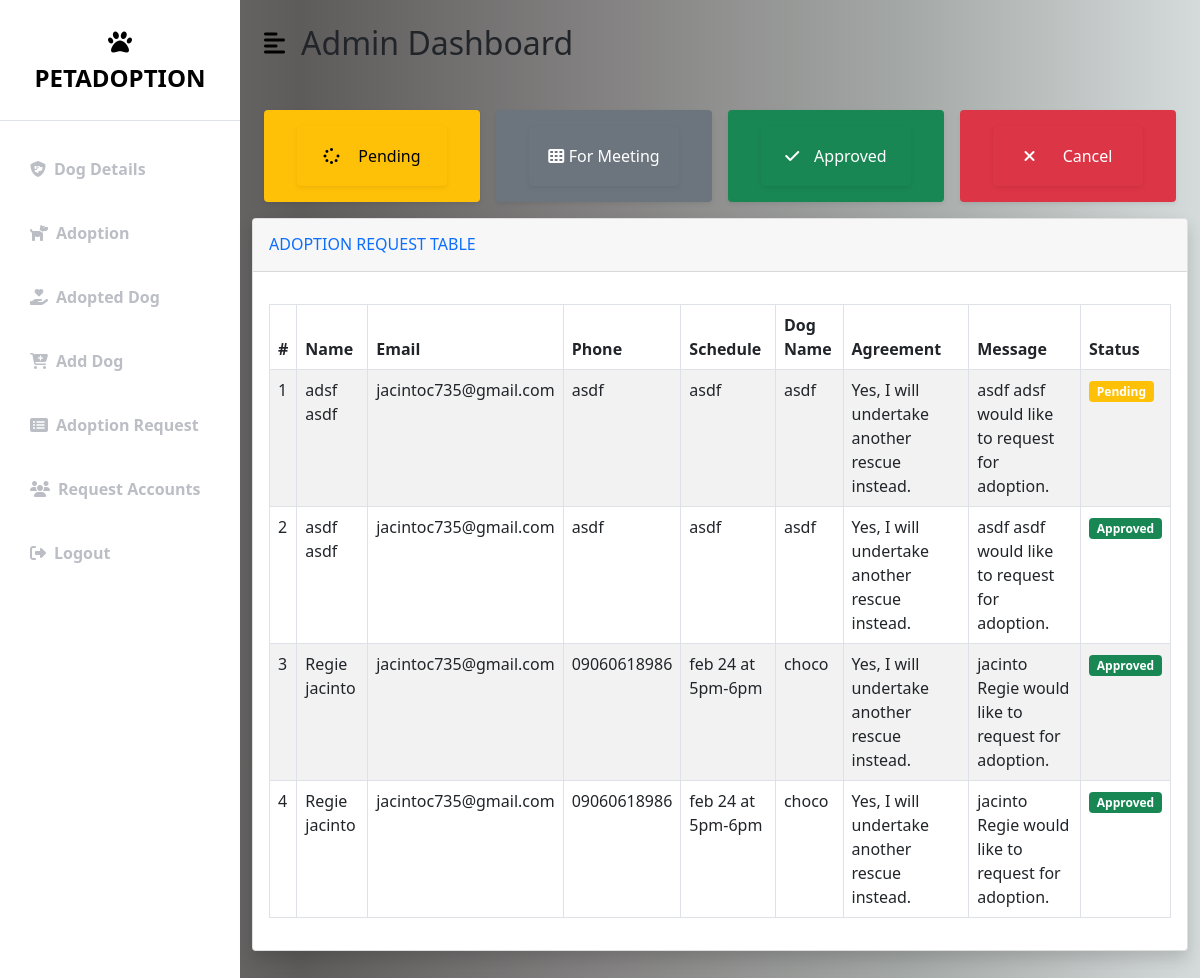
The page /admin_adoptionrequest.php (signed in) on the database its author committed.
### tables this page shows
CREATE TABLE `adoptionrequest` (
  `id` int(11) NOT NULL,
  `firstname` varchar(100) NOT NULL,
  `lastname` varchar(100) NOT NULL,
  `email` varchar(100) NOT NULL,
  `phone` varchar(100) NOT NULL,
  `schedule` varchar(100) NOT NULL,
  `petname` varchar(100) NOT NULL,
  `agreement` varchar(300) NOT NULL,
  `message` varchar(500) NOT NULL,
  `status` int(3) NOT NULL
);

### admin_adoptionrequest.php (the view, shortened to what this page needs)
<?php include('includes/adminheader.php');
include('db/config.php'); ?>
<div class="container-fluid px-4">
	<div class="row g-3 my-2">
		<div class="col-md-3">
			<div class="p-3 bg-warning shadow-sm d-flex justify-content-around align-items-center rounded">
				<div>
					<a class="btn btn-warning btn-block p-3 shadow-sm d-flex justify-content-around align-items-center rounded" style="border-radius:0%; width: 150px; height:60px;" data-bs-toggle="modal" data-bs-target="#pending"><i class="fa fa-spinner"></i> Pending </a>
				</div>
			</div>
		</div>
		<div class="col-md-3">
			<div class="p-3 bg-secondary shadow-sm d-flex justify-content-around align-items-center rounded">
				<div>
					<a class="btn btn-secondary btn-block p-3 shadow-sm d-flex justify-content-around align-items-center rounded" style="border-radius:0%; width: 150px; height:60px;" data-bs-toggle="modal" data-bs-target="#meeting"><i class="fa fa-th"></i> For Meeting </a>
				</div>
			</div>
		</div>
		<div class="col-md-3">
			<div class="p-3 bg-success shadow-sm d-flex justify-content-around align-items-center rounded">
				<div>
					<a class="btn btn-success btn-block p-3 shadow-sm d-flex justify-content-around align-items-center rounded" style="border-radius:0%; width: 150px; height:60px;" data-bs-toggle="modal" data-bs-target="#approve"><i class="fa fa-check"></i> Approved</a>
				</div>
			</div>
		</div>
		<div class="col-md-3">
			<div class="p-3 bg-danger shadow-sm d-flex justify-content-around align-items-center rounded">
				<div>
					<a class="btn btn-danger btn-block p-3 shadow-sm d-flex justify-content-around align-items-center rounded" style="border-radius:0%; width: 150px; height:60px;" data-bs-toggle="modal" data-bs-target="#cancel"><i class="fa-solid fa-xmark"></i></i>Cancel</a>
				</div>
			</div>
		</div>
	</div>
</div>
<section id="post">
	<div class="container">
		<div class="col-md-12 mt-3">
			<div class="col-md-12">
				<div class="card shadow mb-4">
					<div class="card-header py-3">
						<h6 class="m-0 font-weight-bold text-primary">ADOPTION REQUEST TABLE</h6>
					</div>
					<div class="card-body">
						<div class="table-responsive mt-3">
							<table class="table table-bordered table-hover table-striped">
								<thead>
									<th>#</th>
									<th>Name</th>
									<th>Email</th>
									<th>Phone</th>
									<th>Schedule</th>
									<th>Dog Name</th>
									<th>Agreement</th>
									<th>Message</th>
									<th>Status</th>
								</thead>
								<tbody>
									<?php
									$sql = "SELECT * FROM adoptionrequest ORDER BY id DESC";
									$que = mysqli_query($con, $sql);
									$cnt = 1;
									while ($result = mysqli_fetch_assoc($que)) {
									?>
										<tr>
											<td><?php echo $cnt; ?></td>
											<td><?php echo $result['firstname']; ?> <?php echo $result['lastname']; ?></td>
											<td><?php echo $result['email']; ?></td>
											<td><?php echo $result['phone']; ?></td>
											<td><?php echo $result['schedule']; ?></td>
											<td><?php echo $result['petname']; ?></td>
											<td><?php echo $result['agreement']; ?></td>
											<td><?php echo $result['message']; ?></td>
											<td>
											<?php
											if ($result['status'] == 0) {
												echo "<span class='badge bg-warning'>Pending</span>";
											} else if ($result['status'] == 1) {
												echo "<span class='badge bg-secondary'>For Meeting</span>";
											} else if ($result['status'] == 2) {
												echo "<span class='badge bg-success'>Approved</span>";
											} else {
												echo "<span class='badge bg-danger'>cancel</span>";
											}
											$cnt++;
										}
											?>
											</td>
										</tr>
								</tbody>
							</table>
						</div>
					</div>
				</div>
			</div>
</section>
<br><br><br><br><br><br><br><br><br><br><br><br><br><br><br><br>
<?php include('includes/adminfooter.php') ?>

### includes/adminheader.php (shortened to what this page needs)
<!DOCTYPE html>
<html lang="en">
<head>
    <link href="https://cdn.jsdelivr.net/npm/bootstrap@5.0.0-beta3/dist/css/bootstrap.min.css" rel="stylesheet" />
    <link rel="stylesheet" href="https://cdnjs.cloudflare.com/ajax/libs/font-awesome/6.2.0/css/all.min.css">
    <link rel="stylesheet" href="css/adminstyle.css" />
</head>
<body>
    <div class="d-flex" id="wrapper">
        <div class="bg-white" id="sidebar-wrapper">
            <div class="sidebar-heading text-center py-4 primary-text fs-4 fw-bold text-uppercase border-bottom">
              <i class="fa-solid fa-paw"></i> PETADOPTION</div>
            <div class="list-group list-group-flush my-3">
                <a href="admin_details.php" class="list-group-item list-group-item-action bg-transparent second-text fw-bold">
                  <i class="fa-sharp fa-solid fa-shield-dog me-2"></i>Dog Details</a>
                <a href="admin_adoption.php" class="list-group-item list-group-item-action bg-transparent second-text fw-bold">
                  <i class="fa-solid fa-dog me-2"></i>Adoption</a>
                <a href="admin_adopted.php" class="list-group-item list-group-item-action bg-transparent second-text fw-bold">
                  <i class="fa-solid fa-hand-holding-heart me-2"></i>Adopted Dog</a>
                <a href="admin_addpet.php" class="list-group-item list-group-item-action bg-transparent second-text fw-bold">
                  <i class="fa-sharp fa-solid fa-cart-plus me-2"></i>Add Dog</a>
                <a href="admin_adoptionrequest.php" class="list-group-item list-group-item-action bg-transparent second-text fw-bold">
                  <i class="fa-solid fa-rectangle-list me-2"></i>Adoption Request</a>
                <a href="admin_request.php" class="list-group-item list-group-item-action bg-transparent second-text fw-bold">
                  <i class="fa-solid fa-users me-2"></i>Request Accounts</a>
                <a href="session_logout.php" class="list-group-item list-group-item-action bg-transparent second-text fw-bold">
                  <i class="fa-solid fa-right-from-bracket me-2"></i>Logout</a>
            </div>
        </div>
        <div id="page-content-wrapper">
            <nav class="navbar navbar-expand-lg navbar-light bg-transparent py-4 px-4">
                <div class="d-flex align-items-center">
                    <i class="fas fa-align-left primary-text fs-4 me-3" id="menu-toggle"></i>
                    <h2 class="fs-2 m-0">Admin Dashboard</h2>
                </div>
            </nav>

### includes/adminfooter.php (shortened to what this page needs)
</body>
</html>

### css/adminstyle.css (style rules this page uses)
:root { --main-bg-color: #070606; --main-text-color: #000000; --second-text-color: #bbbec5; --second-bg-color: #78bd9d; }
.primary-text { color: var(--main-text-color); }
.second-text { color: var(--second-text-color); }
#wrapper { overflow-x: hidden; background-image: linear-gradient( to right, #7e7e7e, #5e5b5b, #838181, #a3a7a5, #d5dbdb ); }
#sidebar-wrapper { min-height: 100vh; margin-left: -15rem; -webkit-transition: margin 0.25s ease-out; -moz-transition: margin 0.25s ease-out; -o-transition: margin 0.25s ease-out; transition: margin 0.25s ease-out; }
#sidebar-wrapper .sidebar-heading { padding: 0.875rem 1.25rem; font-size: 1.2rem; }
#sidebar-wrapper .list-group { width: 15rem; }
#page-content-wrapper { min-width: 100vw; }
#menu-toggle { cursor: pointer; }
.list-group-item { border: none; padding: 20px 30px; }
@media (min-width: 768px) { #sidebar-wrapper { margin-left: 0; } }
@media (min-width: 768px) { #page-content-wrapper { min-width: 0; width: 100%; } }

### rows shown on the page
adoptionrequest: firstname "adsf", lastname "asdf", email "jacintoc735@gmail.com", phone "asdf", schedule "asdf", petname "asdf", agreement "Yes, I will undertake another rescue instead.", message "asdf adsf would like to request for adoption.", status "Pending"
adoptionrequest: firstname "asdf", lastname "asdf", email "jacintoc735@gmail.com", phone "asdf", schedule "asdf", petname "asdf", agreement "Yes, I will undertake another rescue instead.", message "asdf asdf would like to request for adoption.", status "Approved"
adoptionrequest: firstname "Regie", lastname "jacinto", email "jacintoc735@gmail.com", phone "09060618986", schedule "feb 24 at 5pm-6pm", petname "choco", agreement "Yes, I will undertake another rescue instead.", message "jacinto Regie would like to request for adoption.", status "Approved"
adoptionrequest: firstname "Regie", lastname "jacinto", email "jacintoc735@gmail.com", phone "09060618986", schedule "feb 24 at 5pm-6pm", petname "choco", agreement "Yes, I will undertake another rescue instead.", message "jacinto Regie would like to request for adoption.", status "Approved"
